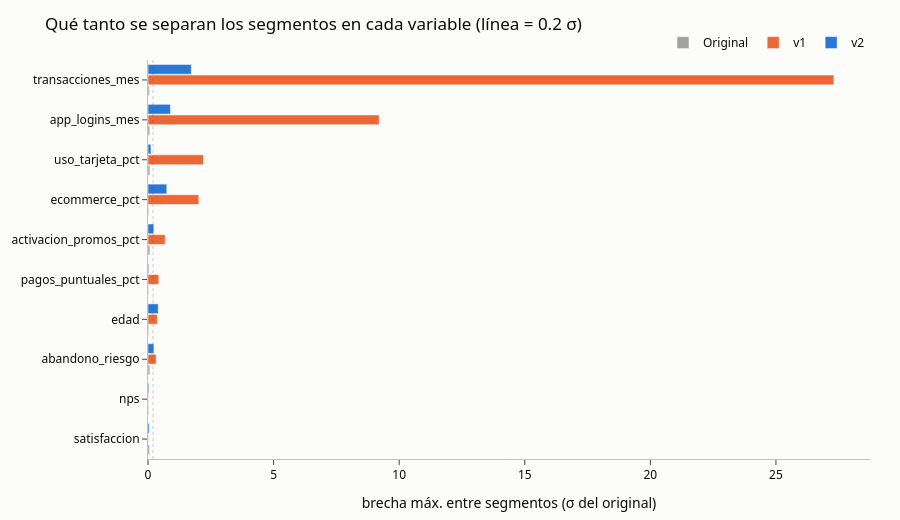

Notebook source saved alongside this figure:
### Markdown cell above
## 5. Diferencias entre segmentos

En el original, los tres segmentos tienen prácticamente la misma distribución en todo (las variables son independientes).
En v1, al definir el segmento por gasto, todo lo que dependía del gasto se separaba mucho (e-commerce: 39 % / 62 % / 97 %).
Aquí se mide esa separación con la **brecha estandarizada**: (media del tier más alto − media del más bajo) / σ del original.
Una brecha < 0.2 σ es pequeña, y > 0.8 σ es enorme.

### Code cell
VARS_SEG = [v for v in NUM if v not in ("ingreso_mensual", "gasto_mensual", "antiguedad_meses")]  # las 3 definen el segmento
brecha = pd.DataFrame({n: (lambda m: (m.max() - m.min()) / original[VARS_SEG].std())(d.groupby("tier")[VARS_SEG].mean())
                       for n, d in DATASETS.items()})
display(brecha.sort_values("v2", ascending=False).round(2).rename_axis("brecha entre segmentos (en σ del original)"))

orden = brecha.sort_values("v1").index
fig = go.Figure()
for n in DATASETS:
    fig.add_bar(y=orden, x=brecha.loc[orden, n], orientation="h", name=n, marker_color=COLOR_DS[n],
                hovertemplate="%{y}<br>brecha: %{x:.2f} σ<extra>" + n + "</extra>")
fig.add_vline(x=0.2, line=dict(color="#52514e", dash="dot", width=1))
fig.update_layout(barmode="group", height=520, bargap=0.2, bargroupgap=0.08, xaxis_title="brecha máx. entre segmentos (σ del original)",
                  title="Qué tanto se separan los segmentos en cada variable (línea = 0.2 σ)",
                  legend=dict(orientation="h", y=1.08, x=1, xanchor="right"))
fig.show()

### Figure 1 — Plotly figure (JSON) as saved in the notebook; plotly's stock layout.template omitted (floating-point values rounded to 4 significant figures)
{"data": [{"hovertemplate": "%{y}<br>brecha: %{x:.2f} σ<extra>Original</extra>", "marker": {"color": "#a3a29c"}, "name": "Original", "orientation": "h", "type": "bar", "x": [0.06291, 0.02548, 0.07363, 0.03097, 0.02444, 0.07497, 0.03076, 0.07701, 0.07031, 0.05503], "y": ["satisfaccion", "nps", "abandono_riesgo", "edad", "pagos_puntuales_pct", "activacion_promos_pct", "ecommerce_pct", "uso_tarjeta_pct", "app_logins_mes", "transacciones_mes"]}, {"hovertemplate": "%{y}<br>brecha: %{x:.2f} σ<extra>v1</extra>", "marker": {"color": "#eb6834"}, "name": "v1", "orientation": "h", "type": "bar", "x": [0.01517, 0.01822, 0.3256, 0.3712, 0.4297, 0.6819, 2.023, 2.205, 9.202, 27.31], "y": ["satisfaccion", "nps", "abandono_riesgo", "edad", "pagos_puntuales_pct", "activacion_promos_pct", "ecommerce_pct", "uso_tarjeta_pct", "app_logins_mes", "transacciones_mes"]}, {"hovertemplate": "%{y}<br>brecha: %{x:.2f} σ<extra>v2</extra>", "marker": {"color": "#2a78d6"}, "name": "v2", "orientation": "h", "type": "bar", "x": [0.05033, 0.03449, 0.2346, 0.4061, 0.03179, 0.2316, 0.7482, 0.1162, 0.8918, 1.725], "y": ["satisfaccion", "nps", "abandono_riesgo", "edad", "pagos_puntuales_pct", "activacion_promos_pct", "ecommerce_pct", "uso_tarjeta_pct", "app_logins_mes", "transacciones_mes"]}], "layout": {"bargap": 0.2, "bargroupgap": 0.08, "barmode": "group", "height": 520, "legend": {"orientation": "h", "x": 1, "xanchor": "right", "y": 1.08}, "shapes": [{"line": {"color": "#52514e", "dash": "dot", "width": 1}, "type": "line", "x0": 0.2, "x1": 0.2, "xref": "x", "y0": 0, "y1": 1, "yref": "y domain"}], "title": {"text": "Qué tanto se separan los segmentos en cada variable (línea = 0.2 σ)"}, "xaxis": {"title": {"text": "brecha máx. entre segmentos (σ del original)"}}}}
